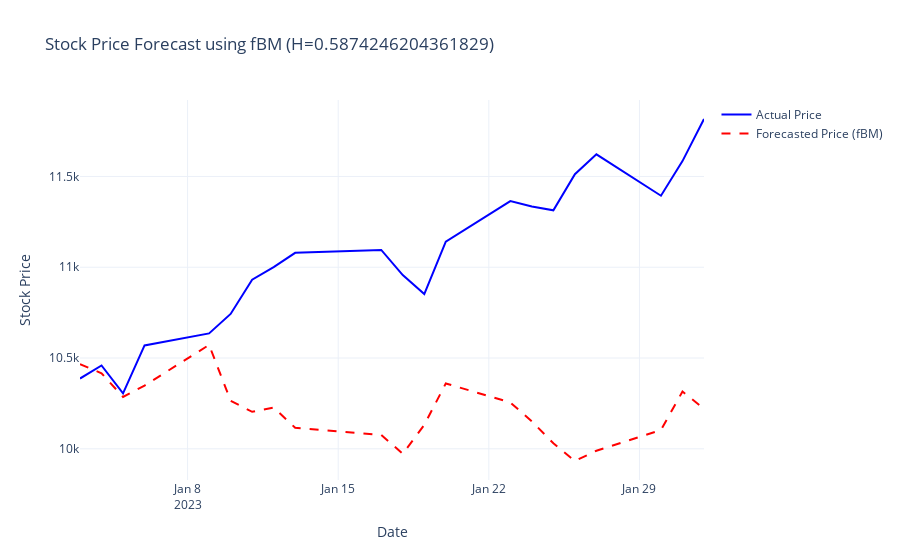

The notebook cell this image was saved under:
### Code cell
from stochastic.processes.continuous import FractionalBrownianMotion
import numpy as np
import random
import plotly.graph_objects as go

def simulate_fbm_prices(train_data, test_data, H):
    """Simulate future stock prices using a geometric fractional Brownian motion model."""    
    # Calculate drift (μ) and volatility (σ) from training log returns
    mu = train_data["log_returns"].mean()
    sigma = train_data["log_returns"].std()

    # Define Fractional Brownian Motion (fBM) model
    n_days = len(test_data)
    fbm = FractionalBrownianMotion(hurst=H, t=n_days - 1)
    fbm_values = fbm.sample(n=n_days - 1)
    
    # Use the last known price from training data as the starting point
    S0 = train_data['price'].iloc[-1]
    simulated_prices = S0 * np.exp(mu * np.arange(n_days) + sigma * fbm_values)
    
    return simulated_prices

def plot_actual_vs_simulated(test_data, simulated_prices, H):
    """Create an interactive Plotly plot comparing the actual prices with simulated prices."""
    fig = go.Figure()
    fig.add_trace(go.Scatter(
        x=test_data.index,
        y=test_data["price"],
        mode='lines',
        name='Actual Price',
        line=dict(color='blue')
    ))
    fig.add_trace(go.Scatter(
        x=test_data.index,
        y=simulated_prices,
        mode='lines',
        name='Forecasted Price (fBM)',
        line=dict(color='red', dash='dash')
    ))
    fig.update_layout(
        title=f"Stock Price Forecast using fBM (H={H})",
        xaxis_title="Date",
        yaxis_title="Stock Price",
        template="plotly_white"
    )
    fig.show()

simulated_prices = simulate_fbm_prices(NASDAQ_training_df, NASDAQ_testing_df, NASDAQ_hurst_est)
plot_actual_vs_simulated(NASDAQ_testing_df, simulated_prices, NASDAQ_hurst_est)

### Figure 1 — Plotly figure (JSON) as saved in the notebook; plotly's stock layout.template omitted (floating-point values rounded to 4 significant figures)
{"data": [{"line": {"color": "blue"}, "mode": "lines", "name": "Actual Price", "type": "scatter", "x": ["2023-01-03T00:00:00", "2023-01-04T00:00:00", "2023-01-05T00:00:00", "2023-01-06T00:00:00", "2023-01-09T00:00:00", "2023-01-10T00:00:00", "2023-01-11T00:00:00", "2023-01-12T00:00:00", "2023-01-13T00:00:00", "2023-01-17T00:00:00", "2023-01-18T00:00:00", "2023-01-19T00:00:00", "2023-01-20T00:00:00", "2023-01-23T00:00:00", "2023-01-24T00:00:00", "2023-01-25T00:00:00", "2023-01-26T00:00:00", "2023-01-27T00:00:00", "2023-01-30T00:00:00", "2023-01-31T00:00:00", "2023-02-01T00:00:00"], "y": [10390.0, 10460.0, 10310.0, 10570.0, 10640.0, 10740.0, 10930.0, 11000.0, 11080.0, 11100.0, 10960.0, 10850.0, 11140.0, 11360.0, 11330.0, 11310.0, 11510.0, 11620.0, 11390.0, 11580.0, 11820.0]}, {"line": {"color": "red", "dash": "dash"}, "mode": "lines", "name": "Forecasted Price (fBM)", "type": "scatter", "x": ["2023-01-03T00:00:00", "2023-01-04T00:00:00", "2023-01-05T00:00:00", "2023-01-06T00:00:00", "2023-01-09T00:00:00", "2023-01-10T00:00:00", "2023-01-11T00:00:00", "2023-01-12T00:00:00", "2023-01-13T00:00:00", "2023-01-17T00:00:00", "2023-01-18T00:00:00", "2023-01-19T00:00:00", "2023-01-20T00:00:00", "2023-01-23T00:00:00", "2023-01-24T00:00:00", "2023-01-25T00:00:00", "2023-01-26T00:00:00", "2023-01-27T00:00:00", "2023-01-30T00:00:00", "2023-01-31T00:00:00", "2023-02-01T00:00:00"], "y": [10470.0, 10420.0, 10290.0, 10350.0, 10570.0, 10260.0, 10200.0, 10230.0, 10120.0, 10080.0, 9972.0, 10130.0, 10360.0, 10260.0, 10150.0, 10030.0, 9933.0, 9989.0, 10100.0, 10320.0, 10220.0]}], "layout": {"title": {"text": "Stock Price Forecast using fBM (H=0.5874246204361829)"}, "xaxis": {"title": {"text": "Date"}}, "yaxis": {"title": {"text": "Stock Price"}}}}
